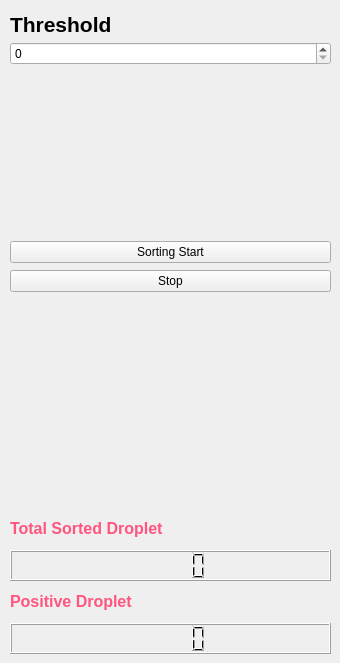
    <widget class="QWidget" name="sorting_tab">
     <attribute name="title">
      <string>Auto Sorting</string>
     </attribute>
     <widget class="QWidget" name="layoutWidget">
      <property name="geometry">
       <rect>
        <x>10</x>
        <y>12</y>
        <width>321</width>
        <height>53</height>
       </rect>
      </property>
      <layout class="QVBoxLayout" name="verticalLayout">
       <item>
        <widget class="QLabel" name="label_3">
         <property name="text">
          <string>&lt;html&gt;&lt;head/&gt;&lt;body&gt;&lt;p&gt;&lt;span style=&quot; font-size:16pt; font-weight:600;&quot;&gt;Threshold&lt;/span&gt;&lt;/p&gt;&lt;/body&gt;&lt;/html&gt;</string>
         </property>
        </widget>
       </item>
       <item>
        <widget class="QSpinBox" name="spinBox"/>
       </item>
      </layout>
     </widget>
     <widget class="QWidget" name="layoutWidget">
      <property name="geometry">
       <rect>
        <x>10</x>
        <y>240</y>
        <width>321</width>
        <height>54</height>
       </rect>
      </property>
      <layout class="QVBoxLayout" name="verticalLayout_2">
       <item>
        <widget class="QPushButton" name="pushButton_5">
         <property name="text">
          <string>Sorting Start</string>
         </property>
        </widget>
       </item>
       <item>
        <widget class="QPushButton" name="pushButton_6">
         <property name="text">
          <string>Stop</string>
         </property>
        </widget>
       </item>
      </layout>
     </widget>
     <widget class="QWidget" name="layoutWidget">
      <property name="geometry">
       <rect>
        <x>10</x>
        <y>513</y>
        <width>321</width>
        <height>141</height>
       </rect>
      </property>
      <layout class="QVBoxLayout" name="verticalLayout_3">
       <item>
        <widget class="QLabel" name="label_4">
         <property name="text">
          <string>&lt;html&gt;&lt;head/&gt;&lt;body&gt;&lt;p&gt;&lt;span style=&quot; font-size:12pt; font-weight:600; color:#ff557f;&quot;&gt;Total Sorted Droplet&lt;/span&gt;&lt;/p&gt;&lt;/body&gt;&lt;/html&gt;</string>
         </property>
        </widget>
       </item>
       <item>
        <widget class="QLCDNumber" name="lcdNumber"/>
       </item>
       <item>
        <widget class="QLabel" name="label_5">
         <property name="text">
          <string>&lt;html&gt;&lt;head/&gt;&lt;body&gt;&lt;p&gt;&lt;span style=&quot; font-size:12pt; font-weight:600; color:#ff557f;&quot;&gt;Positive Droplet&lt;/span&gt;&lt;/p&gt;&lt;/body&gt;&lt;/html&gt;</string>
         </property>
        </widget>
       </item>
       <item>
        <widget class="QLCDNumber" name="lcdNumber_2"/>
       </item>
      </layout>
     </widget>
    </widget>
